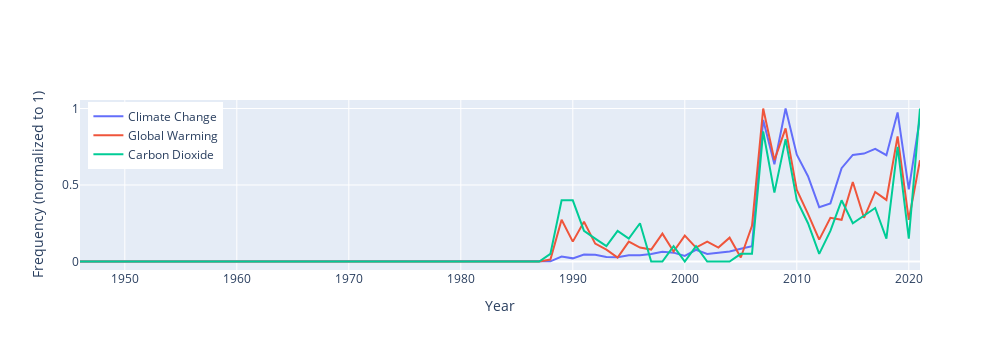

Notebook source saved alongside this figure:
### Code cell
l_y1_norm = [float(i)/max(l_y1) for i in l_y1]
l_y2_norm = [float(i)/max(l_y2) for i in l_y2]
l_y3_norm = [float(i)/max(l_y3) for i in l_y3]

fig = go.Figure()
fig.add_trace(go.Scatter(x=l_x, y=l_y3_norm,
                    mode='lines',
                    name=keyword3))
fig.add_trace(go.Scatter(x=l_x, y=l_y2_norm,
                    mode='lines',
                    name=keyword2))
fig.add_trace(go.Scatter(x=l_x, y=l_y1_norm,
                    mode='lines',
                    name=keyword1))

fig.update_layout(legend=dict(
    yanchor="top",
    y=0.99,
    xanchor="left",
    x=0.01),
    xaxis_title="Year",
    yaxis_title="Frequency (normalized to 1)",
    width=1000,
    height=350,
)

fig.show()
